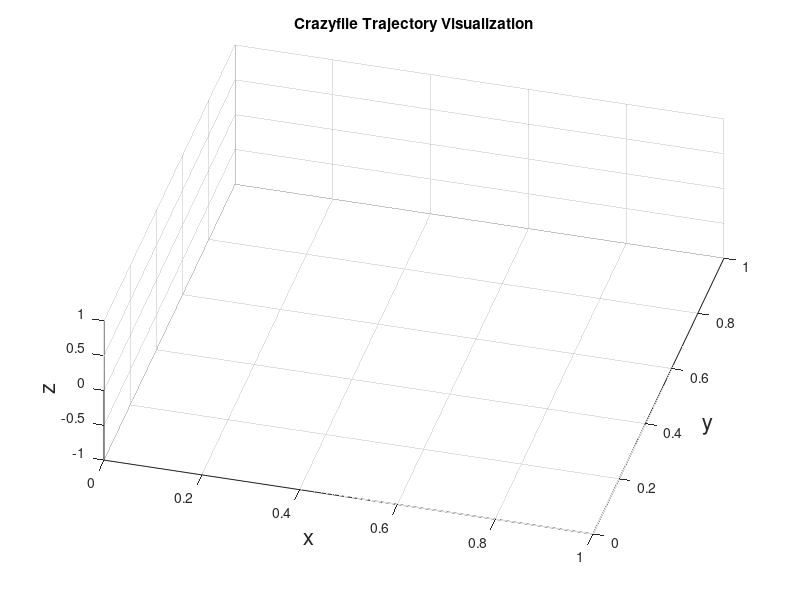

Here is the MATLAB script that generated this plot: (Note: this script raises an error after producing the figure.)
%%% https://github.com/inkyusa/SE3_TRJ_plot

close all
clear
data = load("tf_demo.csv");
L_length = length(data);

img_x = data(:,1);
img_y = data(:,2);
img_z = data(:,3);

pose = struct('x', data(:,1), 'y', data(:,2), 'z', data(:,3));
qu = struct('w', data(:, 7), 'x', data(:, 4), 'y', data(:, 5), 'z', data(:, 6));

L = 60;
scrsz = get(0,'ScreenSize');

fig=figure('Position',[1 scrsz(4)/2 scrsz(3)/2 scrsz(4)/2]);
title_handle = title('Crazyflie Trajectory Visualization');
itv=10;
rotation_spd=0.5;
%delay=0.0001;
az=15;
el=64;
view(az,el);
tx = [L,0.0,0.0];
ty = [0.0,L,0.0];
tz = [0.0,0.0,L];

grid on;
xlabel('x', 'fontsize',16);
ylabel('y', 'fontsize',16);
zlabel('z', 'fontsize',16);

count = 0;
for i = 1:itv:L_length
    R = qtor([qu.w, qu.x, qu.y, qu.z]);
    t_x_new = R*tx';
    t_y_new = R*ty';
    t_z_new = R*tz';

    origin=[pose.x(i),pose.y(i),pose.z(i)];
    tx_vec(1,1:3) = origin;
    tx_vec(2,:) = t_x_new + origin';
    ty_vec(1,1:3) = origin;
    ty_vec(2,:) = t_y_new + origin';
    tz_vec(1,1:3) = origin;
    tz_vec(2,:) = t_z_new + origin';
    hold on;

    p1=plot3(tx_vec(:,1), tx_vec(:,2), tx_vec(:,3));
    set(p1,'Color','Green','LineWidth',1);
    p1=plot3(ty_vec(:,1), ty_vec(:,2), ty_vec(:,3));
    set(p1,'Color','Blue','LineWidth',1);
    p1=plot3(tz_vec(:,1), tz_vec(:,2), tz_vec(:,3));
    set(p1,'Color','Red','LineWidth',1);
    plot3(img_x, img_y, img_z, 'b-', 'linewidth', 1.5);

    perc = count*itv/L_length*100;
    set(title_handle,'String',['Process = ',num2str(perc),'%'],'fontsize',16);
    count=count+1;   
    az=az+rotation_spd;
    view(az,el);
    drawnow;
    f = getframe(fig);

end

